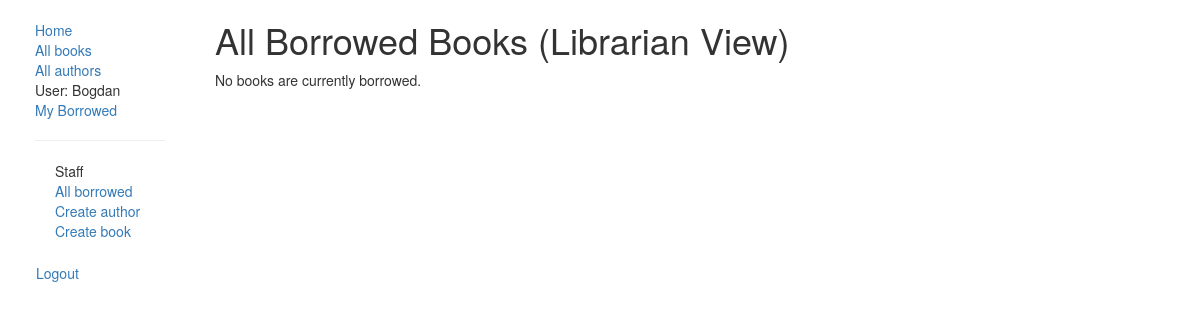
The app's page /catalog/all-borrowed/ (signed in), older data.
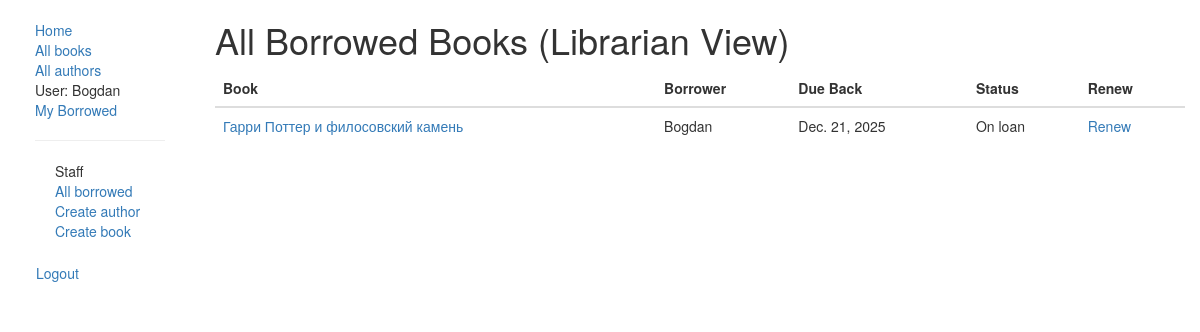
The same page, newer data.
### catalog/models.py (models this page shows, shortened)
class BookInstance(models.Model):
    id = models.UUIDField(primary_key=True, default=uuid.uuid4, help_text='Unique ID for this particular book across whole library')
    book = models.ForeignKey('Book', on_delete=models.SET_NULL, null=True)
    imprint = models.CharField(max_length=200)
    due_back = models.DateField(null=True, blank=True)
    borrower = models.ForeignKey(settings.AUTH_USER_MODEL, on_delete=models.SET_NULL, null=True, blank=True)
    LOAN_STATUS = (
        ('m', 'Maintenance'),
        ('o', 'On loan'),
        ('a', 'Available'),
        ('r', 'Reversed'),
    )
    status = models.CharField(max_length=1, choices=LOAN_STATUS, blank=True, default='m', help_text='Book availability')
    class Meta:
        ordering = ["due_back"]
        permissions = (("can_mark_returned", "Set book as returned"),)
    @property
    def is_overdue(self):
        return bool(self.due_back and date.today() > self.due_back)

class Book(models.Model):
    title = models.CharField(max_length=200)
    author = models.ForeignKey('Author', on_delete=models.SET_NULL, null=True)  #null=True позволяет БД хранить null
    summary = models.TextField(max_length=1000, help_text='Enter a brief description of the book')
    isbn = models.CharField('ISBN', max_length=13, help_text='13 Character <a href="https://www.isbn-international.org/content/what-isbn">ISBN number</a>')
    genre = models.ManyToManyField(Genre, help_text='Select a genre for this book')
    def display_genre(self):
        return ', '.join([ genre.name for genre in self.genre.all()[:3]])
    display_genre.short_description = 'Genre'

### catalog/views.py (the view)
# urls.py: path('all-borrowed/', views.AllLoanedBooksListView.as_view(), name='all-borrowed'),
class AllLoanedBooksListView(PermissionRequiredMixin, generic.ListView):
    model = BookInstance
    template_name = 'catalog/bookinstance_list_borrowed_all.html'
    paginate_by = 10
    permission_required = 'catalog.can_mark_returned'
    def get_queryset(self):
        return BookInstance.objects.filter(status__exact='o',).order_by('due_back')

### catalog/templates/catalog/bookinstance_list_borrowed_all.html
{% extends "base_generic.html" %}
{% block content %}
<h1>All Borrowed Books (Librarian View)</h1>
{% if bookinstance_list %}
<table class="table">
  <thead>
    <tr>
      <th>Book</th>
      <th>Borrower</th>
      <th>Due Back</th>
      <th>Status</th>
      {% if perms.catalog.can_mark_returned %}
      <th>Renew</th>
      {% endif %}
    </tr>
  </thead>
  <tbody>
    {% for bookinst in bookinstance_list %}
    <tr class="{% if bookinst.is_overdue %}table-danger{% endif %}">
      <td><a href="{% url 'book-detail' bookinst.book.pk %}">{{ bookinst.book.title }}</a></td>
      <td>{{ bookinst.borrower.username }}</td>
      <td>{{ bookinst.due_back }}</td>
      <td>{{ bookinst.get_status_display }}</td>
      {% if perms.catalog.can_mark_returned %}
      <td><a href="{% url 'renew-book-librarian' bookinst.id %}">Renew</a></td>
      {% endif %}
    </tr>
    {% endfor %}
  </tbody>
</table>
{% else %}
<p>No books are currently borrowed.</p>
{% endif %}
{% endblock %}

Row changes from the older to the newer data that the page shows:
now on this page (row edited): BookInstance: book "Гарри Поттер и филосовский камень", borrower.username "Bogdan", due_back "Dec. 21, 2025", status "On loan"
Text that changed along with them:
text no longer shown: "No books are currently borrowed."
text now shown: "Book Borrower Due Back Status Renew"
